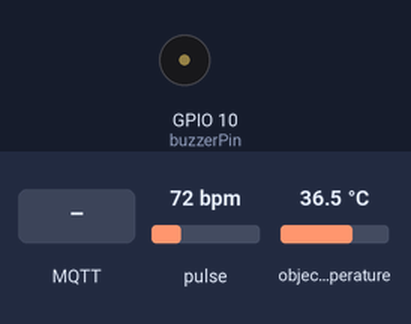
Bench run of a sketch on a simulated ESP32-S3. Parts: buzzer (waves = sounding). Inputs (shaded band) come from the test bench; at power-on: pulse 72 bpm, object temperature 36.5 °C. WiFi joins after 1.5 s; servers stay silent unless stated; the local clock reads 2024-03-15 10:24:30 at power-on unless the sketch sets it; EEPROM starts erased; no MQTT or app messages arrive unless stated.

Above: at 3.2 s.
3.3 s: MQTT message "1" arrives on the second subscribed topic
At 4.05 s:
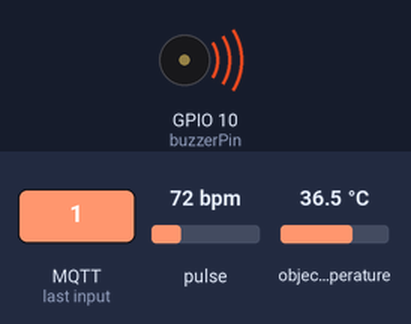
Timing chart, 0 to 6.3 s (numbered marks = the images above; inputs shaded):
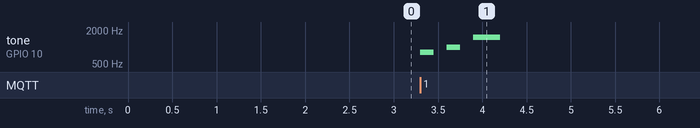

Measured:
- after the input at 3.3 s, tone on GPIO 10 (buzzerPin): plays 800 Hz for 0.15 s, 1000 Hz for 0.15 s, 1500 Hz for 0.30 s, starting at once

The sketch:

bkp-sem-display-bitmap-inicial.ino
```cpp
/*
  ╔════════════════════════════════════════════════════════════╗
  ║                 Projeto: SafeGuard e 7life                 ║
  ║                  Plataforma: ESP32 + MQTT                  ║
  ║------------------------------------------------------------║
  ║  Descrição:                                                ║
  ║  Código desenvolvido para ler sensores de batimentos,      ║
  ║  oxigenação (SpO2) e temperatura corporal. Os dados são    ║
  ║  exibidos em um display OLED e enviados via MQTT para um   ║
  ║  servidor central para monitoramento remoto.               ║
  ║                                                            ║
  ║  Funcionalidades:                                          ║
  ║   - Leitura dos sensores MAX30102 e MLX90614 via I2C       ║
  ║   - Exibição dos dados em display SSD1306                  ║
  ║   - Comunicação via Wi-Fi + MQTT (PubSubClient)            ║
  ║   - Sincronização com horário NTP                          ║
  ║                                                            ║
  ║  Autor: grupo7zipado                                       ║
  ║  Curso: Técnico em Redes de Computadores                   ║
  ║  Instituição: ETEC Tupã Prof. Massuyuki Kawano             ║
  ║  Github: github.com/grupo7zipado                           ║
  ║                                                            ║
  ║  Data de criação: 31/05/2025                               ║
  ║  Versão: 1.1.3                                             ║
  ║  Licença: MIT                                              ║
  ╚════════════════════════════════════════════════════════════╝
*/

/*
  RECADOS

  ⚙️ CONFIGURAÇÕES DE REDE

  Altere as variáveis abaixo conforme sua rede:
  - BROKER_IP     → IP do broker MQTT
  - BROKER_PORT   → Porta do broker
  - SSID          → Nome da rede Wi-Fi
  - PASSWORD      → Senha do Wi-Fi
*/

/*
  BIBLIOTECAS
*/


/*
  Configuração de I2C (Inter-Integrated Circuit)
*/
#include <Wire.h>

/*
  Conexão Wireless WiFi
*/
#include <WiFi.h>

/*
  Manipulação de Memória Permanente
*/
#include <Preferences.h>

/*
  Conexão NTP (Network Time Protocol)
*/
#include <time.h>

/*
  Biblioteca do Sensor Oxímetro
*/
#include "MAX30105.h"

/*
  Biblioteca de Cálculo BPM e Oxigenação
*/
#include "heartRate.h"

/*
  Biblioteca do Sensor de Temperatura
*/
#include <Adafruit_MLX90614.h>

/*
  Biblioteca de Controle do Display
*/
#include <Adafruit_SSD1306.h>

/*
  Biblioteca do MQTT (Message Queuing Telemetry Transport)
*/
#include <PubSubClient.h>

/*
  Biblioteca de Formato JSON para IoT
  JSON (JavaScript Object Notation)
  IoT (Internet of Things)
*/
#include <ArduinoJson.h>


/*
  INSTÂNCIAS DE OBJETOS
*/

/*
  // -----[Preferences]----- //
  Gerência o Armazenamento Dados de Forma Persistente na Memória Flash (NVS - Non-Volatile Storage)
*/
Preferences prefs;

/*
  // -----[WiFi]----- //
  Permite Conexões Wireless Possibilitando comunicar-se pela internet ou rede local
*/
WiFiClient espClient;

/*
  // -----[PubSubClient]----- //
  Comunicação Via Protocolo MQTT, Permitindo que o Microcontrlador
  Publique Dados (Como Sensores) e Receba Comandos de um Broker MQTT
*/
PubSubClient mqttClient(espClient);

/*
  // -----[I2C]----- //
  Permite a Criação de Mais de um Barramento I2C Funcionando ao Mesmo Tempo
*/
TwoWire I2C_0 = TwoWire(0);

/*
  // -----[MAX30105-Oxímetro]----- //
  Objeto do Sensor MAX30105 para Leitura de SpO2 e BPM
*/
MAX30105 particleSensor;

/*
  // -----[MLX90614-Temperatura]----- //
  Objeto do Sensor MLX90614 para Leitura da Temperatura
*/
Adafruit_MLX90614 mlx = Adafruit_MLX90614();

/*
  // -----[Display-OLED]----- //
  Objeto do Display OLED para Exibir os Dados no Display
*/
//Adafruit_SSD1306 display(128, 64, &I2C_0, -1);


/*
  VARIÁVEIS DE GLOBAIS
*/

/*
  // -----[Wifi]----- //
  SSID - da Rede Wifi
  PASSWORD - Senha da Rede Wifi
*/
const char* ssid = "777zip";
const char* password = "R125redes";

// const char* ssid = "TP-Link_0486";
// const char* password = "46179951";


/*
  // -----[Broker]----- //
  IP_BROKER - Ip do Serviço do Broker
  BROKER_PORT - Porta do Serviço do Broker
  CLIENT_ID - Indentificador Único de Conexão com Broker
*/
const char* ip_broker = "7life.kinghost.net";  // Ou IP do seu broker local
const int broker_port = 21000;
String client_id;

/*
  // -----[Tópicos]----- //
  PUB - Tópicos de Publicação
  SUB - Tópicos de Subscrição
  REQUEST_USER - Requisição de Usuário
  RESPONSE_USER - Recebe Novo Usuário
  MSG - Recebe Mensagens
*/
String topic_pub_request_user;
String topic_sub_response_user;
String topic_sub_msg;

/*
  // -----[MAC]----- //
  Declara a Variável que Recebera o Endereço MAC do Dispositivo
*/
String mac_address;


// -----[piezo]----- //
const int buzzerPin = 10;

int melody[] = { 800, 0, 1000, 0, 1500 };
int durations[] = { 150, 100, 150, 100, 300 };

/*
  // -----[Usuário]----- //
  Declara a Variável que Recebera o Id do Relacionamento do Esp com o Usuário
*/
String user;

/*
  // -----[Dados]----- //
*/
const char* tipos[] = { "temperatura", "oxigenacao", "bpm" };

unsigned long tempoAnterior = 0;
const unsigned long intervalo = 5000; // 5 segundos


/*
  // -----[Oxímetro]----- //
  Variáveis para Cálculos spO2 e BPM
  Variáveis de Setup
*/
double avered = 0;
double aveir = 0;
double sumirrms = 0;
double sumredrms = 0;
int i = 0;
int Num = 200; //intervalo de amostragem para o cálculo de SpO2
double ESpO2 = 95.0; // valor inicial de SpO2 estimado
double FSpO2 = 0.7;  // fator de filtro para SpO2 estimado
double frate = 0.95; // filtro passa-baixo para o valor do LED IR/vermelho

#define TIMETOBOOT 3000 // tempo de espera (ms) para a saída do SpO2
#define SCALE 88.0 // ajuste para exibir batimento cardíaco e SpO2 na mesma escala
#define SAMPLING 5 // mais preciso se definido como 1
#define FINGER_ON 30000 // se o sinal vermelho for menor que isso, indica que o dedo não está no sensor
#define MINIMUM_SPO2 80.0

const byte RATE_SIZE = 4; // Aumente isso para mais média. 4 é bom.
byte rates[RATE_SIZE]; // Array de batimentos cardíacos
byte rateSpot = 0;
long lastBeat = 0; // Hora em que ocorreu o último batimento
float beatsPerMinute;
int beatAvg;
double spo2 = 0.0;
double temp = 0.0;
double abpm = 0.0;
#define USEFIFO


/*
  // -----[Display]----- //
  Estados do Display
  Bitmaps
*/

// --- Estados --- //
unsigned long tempoMensagem = 0;
bool mostrandoMensagem = false;
unsigned long ultimoBatimento = 0;
bool batendo = false;


// --- Gota de Sangue (SpO2) --- //
const unsigned char epd_bitmap_gota_de_sangue [] PROGMEM = {
  0xff, 0xff, 0xfe, 0x7f, 0xfe, 0x7f, 0xfc, 0x3f,
  0xf8, 0x1f, 0xf0, 0x1f, 0xf0, 0x0f, 0xf0, 0x0f,
  0xe0, 0x07, 0xe0, 0x07, 0xe0, 0x07, 0xe0, 0x07,
  0xf0, 0x0f, 0xf0, 0x0f, 0xfc, 0x3f, 0xff, 0xff
};
// --- Coração (BPM) --- //
const unsigned char epd_bitmap_coracao [] PROGMEM = {
  0xff, 0xff, 0xff, 0xff, 0xc3, 0xc3, 0x80, 0x01,
  0x80, 0x01, 0x00, 0x00, 0x80, 0x01, 0x80, 0x01,
  0x80, 0x01, 0xc0, 0x03, 0xe0, 0x07, 0xf0, 0x0f,
  0xfc, 0x3f, 0xfe, 0x7f, 0xff, 0xff, 0xff, 0xff
};
// --- Termômetro (Temperatura) --- //
const unsigned char epd_bitmap_termometro [] PROGMEM = {
  0xfe, 0x7f, 0xfc, 0x3f, 0xf9, 0x9f, 0xf9, 0x9f,
  0xf9, 0x9f, 0xf9, 0x9f, 0xf8, 0x1f, 0xf8, 0x1f,
  0xf8, 0x1f, 0xf8, 0x1f, 0xf2, 0x4f, 0xf0, 0x0f,
  0xf0, 0x0f, 0xf2, 0x4f, 0xf8, 0x1f, 0xfc, 0x3f
};

/*
    FUNÇÕES DE SETUP
*/
/*
  // -----[setup_wifi]----- //
  Função para conectar ao Wi-Fi
*/
void setup_wifi() {
    WiFi.begin(ssid, password);
    while (WiFi.status() != WL_CONNECTED) {
        delay(1000);
    }
}

/*
  // -----[mqttCallback]----- //
  Trata Mensagens Recebidas Via MQTT
  TOPIC - Tópico em que a Mensagem foi Recebida
  PAYLOAD - Conteudo da Mensagem
  LENGTH - Tamanho da Mensagem em Bytes
*/

void mqttCallback(char* topic, byte* payload, unsigned int length) {

  //verifica se o topico e o correto
    if(strcmp(topic, topic_sub_response_user.c_str()) == 0){
        //joga o payload(usuario) dentro de uma variavel
        String novoUser;
        for (int i = 0; i < length; i++) {
            novoUser += (char)payload[i];
        }
        // Salvar novo valor do usuario permanentemente
        prefs.begin("config", false);
        prefs.putString("user", novoUser);
        prefs.end();
        // Atualiza o valor do usuário no codigo
        user = novoUser;
    }
  String msg = "";

  if (strcmp(topic, topic_sub_msg.c_str()) == 0) {
    for (int i = 0; i < length; i++) {
      msg += (char)payload[i];
    }
    tempoMensagem = millis();
    mostrandoMensagem = true;
    // LIGA O BUZER
    playWhatsAppSound();
    //displayMensagem(msg);  // ou o que você quiser fazer com a mensagem
  }


}


/*
  // -----[reconnect_mqtt]----- //
  Verifica se a Conexão Esta Ativa
  Conecta ao BrokerMQTT
  Subscreve nos Tópicos response_user e msg
*/
void reconnect_mqtt() {
    while (!mqttClient.connected()) {
        if (mqttClient.connect(client_id.c_str())) {
            mqttClient.subscribe(topic_sub_response_user.c_str());
            mqttClient.subscribe(topic_sub_msg.c_str());
        } else {
          delay(5000);
        }
    }
}


/*
  // -----[enviarPrimeiraMensagem]----- //
  Envia o Pedido do Primeiro Usuário
*/
void enviarPrimeiraMensagem() {
    while (!mqttClient.publish(topic_pub_request_user.c_str(), mac_address.c_str())) {
        delay(3000);
    }

}

/*
  // -----[initI2C]----- //
  Define as Pinos SDA e SCL
  Inicia o Barramento I2C
*/
void initI2C() {
  I2C_0.begin(8, 9); //I2C 0 para o MAX30102 e Display Oled //TEMPERATURA
}


/*
  // -----[initDisplay]----- //
  Inicia o Display
  Limpa o Display
  Atualiza o Display
*/
// void initDisplay() {
//   display.begin(SSD1306_SWITCHCAPVCC, 0x3C);
//   display.clearDisplay();
//   display.display();
// }


/*
  // -----[confMAX30102]----- //
  Configura o Sensor MAX30102/30105
*/
void confMAX30102() {

  byte ledBrightness = 0x7F; //intensidade do led
  byte sampleAverage = 4; //amostras para média
  byte ledMode = 3; //modo do led
  int sampleRate = 200; //frequência de amostragem (Hz)
  int pulseWidth = 411; //duração de pulso do led
  int adcRange = 16384; // faixa de leitura adc

  particleSensor.setup(ledBrightness, sampleAverage, ledMode, sampleRate, pulseWidth, adcRange);
}


/*
  // -----[initSensors]----- //
  Inicia o Sensor de Oxímetro no Barramento I2C_0
  Inicia o Sensor de Temperatura no Barramento I2C_0
  Envia as Configurações do Oxímetro
  Define a Frequência de Comunicação do Barramento I2C
*/
void initSensors() {
  particleSensor.begin(I2C_0); //inicia sensor MAX30102 (velocidade padrão 100khz)
  I2C_0.setClock(100000); //altere a velocidade entre 100/400 kHz
  confMAX30102();
  mlx.begin(0x5A, &I2C_0); //inicia o sensor MLX90614

}


/*
  // -----[drawHeart]----- //

  QUEM FEZ COMENTA AI RESUMO DOQUE FAZ
*/
// void drawHeart(float scale) {
//   int centerX = 8;
//   int centerY = 8;

//   for (int y = 0; y < 16; y++) {
//     for (int x = 0; x < 16; x++) {
//       if (pgm_read_byte(&epd_bitmap_coracao[y * 2 + (x / 8)]) & (1 << (7 - (x % 8)))) {
//         int dx = x - centerX;
//         int dy = y - centerY;
//         int sx = centerX + dx * scale;
//         int sy = centerY + dy * scale;
//         if (sx >= 0 && sx < 128 && sy >= 0 && sy < 64) {
//           display.drawPixel(sx, sy, WHITE);
//         }
//       }
//     }
//   }
// }

/*
  // -----[getHoraAtual]----- //
  Retorna a Hora e Minutos (HH:MM)
*/
String getHoraAtual() {
  time_t now = time(nullptr);
  struct tm* timeinfo = localtime(&now);
  char buffer[6];
  strftime(buffer, sizeof(buffer), "%H:%M", timeinfo);
  return String(buffer);
}


/*
    FUNÇÕES DE LEITURA
*/

/*
  // -----[readMAX]----- //
  Faz a Leitura e Cálculo do SpO2 e BPM
*/
void readMAX() {
 uint32_t ir, red;
 double fred, fir;
 double SpO2 = 0; // SpO2 bruto

#ifdef USEFIFO
 particleSensor.check(); // Verifica o sensor, lê até 3 amostras

 while (particleSensor.available()) {
  red = particleSensor.getFIFORed();
  ir = particleSensor.getFIFOIR();

 //Cálculo de BPM
  if (checkForBeat(ir)) {
   long delta = millis() - lastBeat;
   lastBeat = millis();
   beatsPerMinute = 60 / (delta / 1000.0);

   if (beatsPerMinute < 255 && beatsPerMinute > 20) {
    rates[rateSpot++] = (byte)beatsPerMinute;
    rateSpot %= RATE_SIZE;

    beatAvg = 0;
    for (byte x = 0; x < RATE_SIZE; x++) beatAvg += rates[x];
    beatAvg /= RATE_SIZE;
    abpm = beatAvg;
   }
  }

 //Cálculo de SpO2
  i++;
  fred = (double)red;
  fir = (double)ir;

  avered = avered * frate + red * (1.0 - frate);
  aveir = aveir * frate + ir * (1.0 - frate);
  sumredrms += (fred - avered) * (fred - avered);
  sumirrms += (fir - aveir) * (fir - aveir);

  if ((i % SAMPLING) == 0 && millis() > TIMETOBOOT) {
   if (ir < FINGER_ON) {
    ESpO2 = MINIMUM_SPO2;
   }
  }

  if ((i % Num) == 0) {
   double R = (sqrt(sumredrms) / avered) / (sqrt(sumirrms) / aveir);
   SpO2 = -23.3 * (R - 0.4) + 100;
   ESpO2 = FSpO2 * ESpO2 + (1.0 - FSpO2) * SpO2;

   sumredrms = 0.0;
   sumirrms = 0.0;
   i = 0;
   break;
  }

  particleSensor.nextSample();
 }
#endif

 spo2 = ESpO2;
}

/*
  // ------[readMLX]----- //
  Faz a Leitura da Temperatura
*/
void readMLX() {
 temp = mlx.readObjectTempC(); //leitura da temperatura corporal
}

/*
  // ------[displayOled]----- //
  Cria o Cérebro Visual do Projeto
*/
// void displayOled(bool beat) {
//   display.clearDisplay();

//   // Hora
//   String hora = getHoraAtual();
//   display.setCursor(90, 4);
//   display.print(hora);

//   // Batimento
//   float scale = beat ? 0.8 : 1.0;
//   drawHeart(scale);

//   // BPM
//   display.setTextSize(1);
//   display.setTextColor(WHITE);
//   display.setCursor(20, 4);
//   display.print(abpm);
//   display.print("BPM");

//   // Oxigênio
//   display.drawBitmap(0, 20, epd_bitmap_gota_de_sangue, 16, 16, WHITE);
//   display.setCursor(20, 24);
//   display.print(spo2);
//   display.print("%");
//   // Temperatura
//   display.drawBitmap(0, 40, epd_bitmap_termometro, 16, 16, WHITE);
//   display.setCursor(20, 44);
//   display.print(temp);
//   display.print("°C");

//   display.display();
// }


void atualizarTopicos(){
  topic_pub_request_user = mac_address + "/request_user";
  topic_sub_response_user = mac_address + "/response_user";
  topic_sub_msg = mac_address + "/msg";
}


/*
  // ------[displayMensagem]----- //
  Cria Display para o Evento de Mensagem
*/
// void displayMensagem(String msg) {
//   display.clearDisplay();
//   display.setTextSize(1);
//   display.setTextColor(WHITE);
//   display.setCursor(0, 0);
//   display.println("MENSAGEM:");
//   display.setCursor(0, 16);
//   display.println(msg);
//   display.display();
// }


void playWhatsAppSound() {
  for (int i = 0; i < 5; i++) {
    if (melody[i] == 0) {
      noTone(buzzerPin);
      delay(durations[i]);
    } else {
      tone(buzzerPin, melody[i], durations[i]);
      delay(durations[i] + 50);
    }
  }
  noTone(buzzerPin);
}


/*
  VOID SETUP
  // ------[setup]----- //
  Inicia o Wifi
  Configura a Hora Interna do Esp
  Atualisa para o Usuário Salvo
  Captura o Mac Address do Esp
  Inicia as Funções de Inicialização dos Sensores, I2C e Display
  Inicia a Animação de Inicialização
*/
void setup() {

    setup_wifi();
    mqttClient.setServer(ip_broker, broker_port);
    mqttClient.setCallback(mqttCallback);

    configTime(-3 * 3600, 0, "pool.ntp.org");

    // Abrir namespace "config" no modo leitura/escrita
    prefs.begin("config", false);
    // Remove o Usuário
    prefs.remove("user");
    // Ver se já existe valor salvo
    user = prefs.getString("user", "");
    mac_address = WiFi.macAddress();
    client_id = "ESP_"+ mac_address;
    atualizarTopicos();
    initI2C(); //inicia o barramento I2C

    initSensors(); //inicia os sensores

    //initDisplay(); //inicia o Display
    // Mostra imagem de inicialização
    // display.drawBitmap(0, 0, epd_bitmap_7zipLogo__5_, 128, 64, WHITE);
    // display.display();
    // delay(4000); // Tempo que a logo fica na tela (4 segundos)
    // display.clearDisplay();
    // display.drawBitmap(0, 0, epd_bitmap_7zipLogo__6_, 128, 64, WHITE);
    // display.display();
    // delay(4000); // Tempo que a logo fica na tela (4 segundos)
    // display.clearDisplay();
    // display.setTextSize(1);      // Tamanho padrão
    // display.setTextColor(WHITE);
    // display.setCursor(0,0);
    // display.print(mac_address.c_str() );
    // display.display();
    // delay(4000); // Tempo que a logo fica na tela (4 segundos)
    // display.clearDisplay();
    // display.display();

    pinMode(buzzerPin, OUTPUT);
}
/*
    VOID LOOP
*/


/*
  // ------[loop]----- //
  Verifica a Conexão com broker
  Mantem a Conexão Viva e Processa Mensagens
  Verifica a Existência do Usuário

  VERIVICAR
  Faz a  leitura dos sinais vitais e envia os dados
  FAZER UM FUNÇÃO DE RECONECT DO WIFI SE ELE NÃO OCNSEGUIR SE CONECTAR NO BROKER IF PRA VE SE TAR CONECTADO NO WIFI SE NÃO TENTA CONECTAR

*/
void loop() {
  if (!mqttClient.connected()) {
      if(WiFi.status() != WL_CONNECTED){
        setup_wifi();
      }
      reconnect_mqtt();  // sua função de reconexão
    }
    mqttClient.loop();

    readMLX();
    readMAX();


    // Verifica se o user está vazio
    if (user == "") {
        static bool primeiraMensagemEnviada = false;
        //pede um novo usuário
        if (!primeiraMensagemEnviada) {
            enviarPrimeiraMensagem();
            primeiraMensagemEnviada = true;
        }
    } else {
        unsigned long tempoAtual = millis();

        // Se passaram 5 segundos?
        if (tempoAtual - tempoAnterior >= intervalo) {
            tempoAnterior = tempoAtual;
            // Aqui você coloca o que deseja fazer a cada 5 segundos
            for (int i = 0; i < 3; i++) {
            String valor;

            if (strcmp(tipos[i], "temperatura") == 0) {
                valor = String(temp, 2); // duas casas decimais

            } else if (strcmp(tipos[i], "oxigenacao") == 0) {
                valor = String(spo2, 2);

            } else if (strcmp(tipos[i], "bpm") == 0) {
                valor = String(abpm);

            }

            StaticJsonDocument<200> doc;
            doc["use_id"] = user;
            doc["dados_tipo"] = tipos[i];
            doc["dados_valor"] = valor;
            doc["dados_generate"] = time(NULL);

            String e;
            serializeJson(doc, e);

            String topico = mac_address+ "/" + tipos[i];
            // 🚀 Verifica se a mensagem foi publicada com sucesso
            mqttClient.publish(topico.c_str(), e.c_str());
        }
      }
    }

//   if (mostrandoMensagem && millis() - tempoMensagem >= 10000) {
//     // DESLIGA O BUZER AQUI
//     noTone(buzzerPin);
//     mostrandoMensagem = false;
//     display.clearDisplay();
//   }

//   if (!mostrandoMensagem && millis() - ultimoBatimento >= 500) {
//     batendo = !batendo;
//     displayOled(batendo);
//     ultimoBatimento = millis();
//   }
}
```
